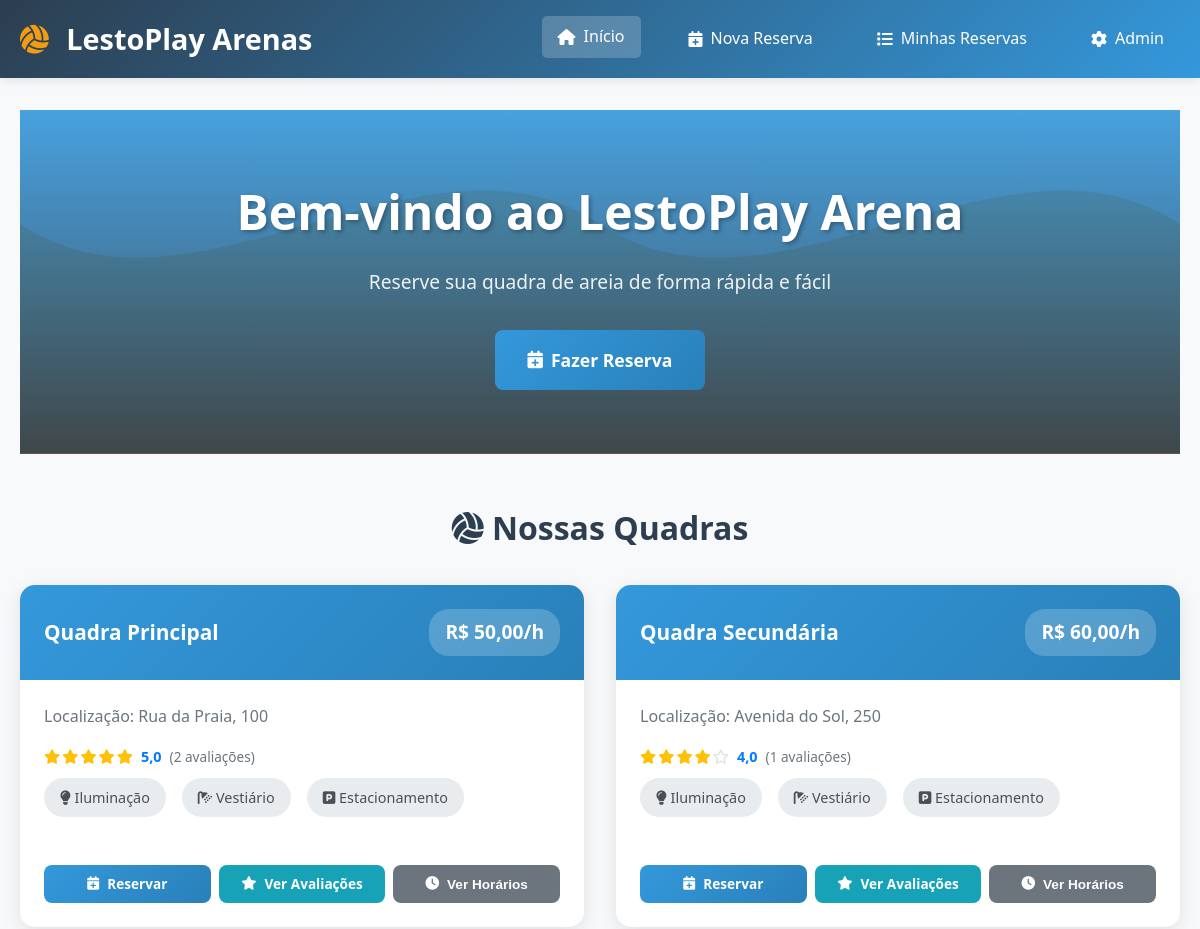
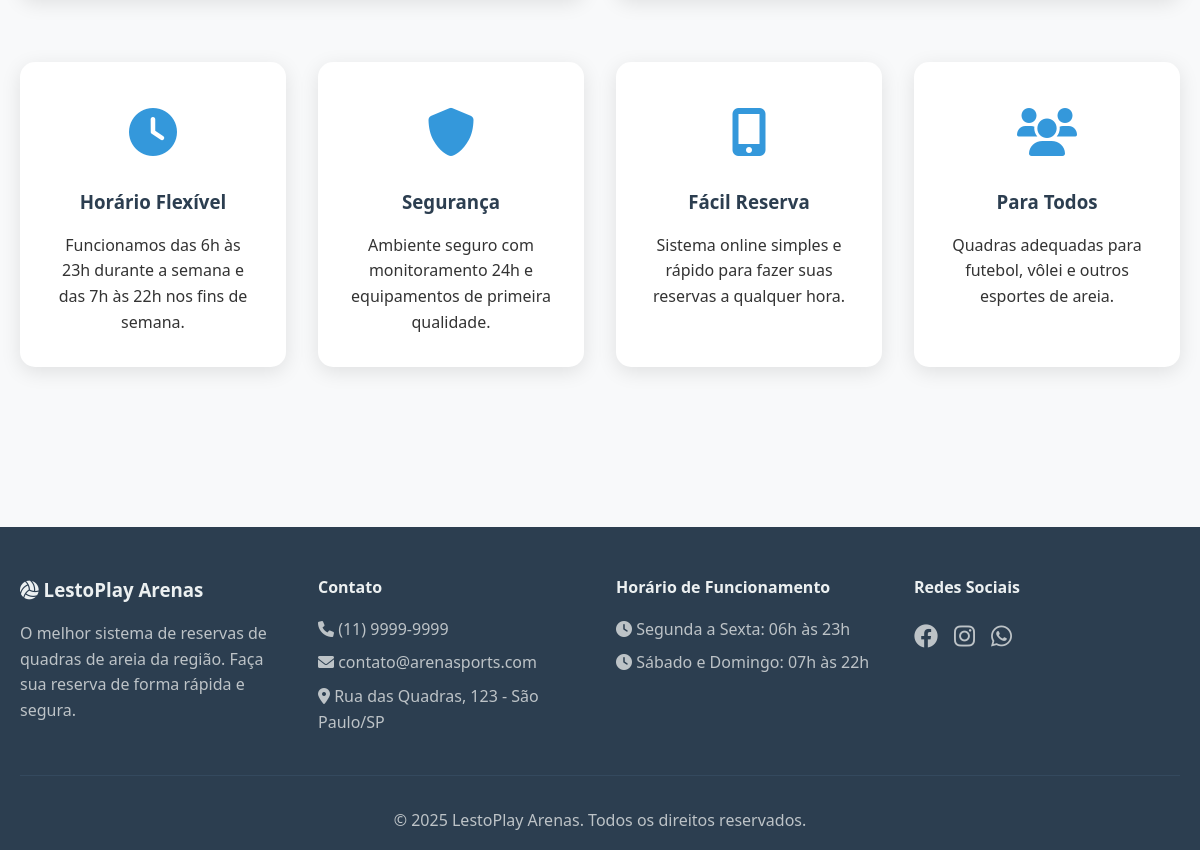
The page / on the database its author committed (2 pictures, top to bottom).
### tables this page shows
CREATE TABLE IF NOT EXISTS quadras (
    id INT AUTO_INCREMENT PRIMARY KEY,
    nome VARCHAR(100) NOT NULL,
    localizacao VARCHAR(200) NOT NULL,
    preco_hora DECIMAL(10, 2) NOT NULL DEFAULT 0.00
);

### app/controllers/QuadraController.php (called while the page is built)
<?php
require_once ROOT_PATH . '/app/controllers/Controller.php';
require_once ROOT_PATH . '/app/models/Quadra.php';
class QuadraController extends Controller {
    public function index() {
        try {
            $quadraModel = $this->loadModel('Quadra');
            $quadras = $quadraModel->getAll();
            $this->render('quadras/index', ['quadras' => $quadras]);
        } catch (Exception $e) {
            $this->render('error', ['message' => 'Erro ao carregar quadras: ' . $e->getMessage()]);
        }
    }
}

### index.php (called while the page is built, shortened)
<?php
require_once ROOT_PATH . '/app/controllers/QuadraController.php';
$db = conectarDB();
$controller = new QuadraController($db);
$controller->index();
?>

### app/models/Quadra.php (called while the page is built, shortened)
<?php
class Quadra {
    private $db;
    public function __construct($db) {
        $this->db = $db;
    }
    public function getAll() {
        $stmt = $this->db->query("
            SELECT q.id, q.nome, q.localizacao, q.preco_hora,
                   COALESCE(AVG(a.NOTA), 0) as media_avaliacao,
                   COUNT(a.IDAVALIACAO) as total_avaliacoes
            FROM quadras q
            LEFT JOIN AVALIACOES a ON q.id = a.IDQUADRA
            GROUP BY q.id, q.nome, q.localizacao, q.preco_hora
            ORDER BY q.nome
        ");
        return $stmt->fetchAll();
    }
}

### app/views/quadras/index.php (the view, shortened to what this page needs)
<?php
include_once ROOT_PATH . '/includes/header.php';
?>
<div class="hero-section">
    <div class="hero-content">
        <h1>Bem-vindo ao LestoPlay Arena</h1>
        <p>Reserve sua quadra de areia de forma rápida e fácil</p>
        <a href="reserva.php" class="btn btn-primary btn-large">
            <i class="fas fa-calendar-plus"></i> Fazer Reserva
        </a>
    </div>
</div>
<section class="quadras-section">
    <h2><i class="fas fa-volleyball-ball"></i> Nossas Quadras</h2>
    <?php if (empty($quadras)): ?>
        <div class="empty-state">
            <i class="fas fa-exclamation-triangle"></i>
            <h3>Nenhuma quadra disponível</h3>
            <p>No momento não há quadras disponíveis para reserva.</p>
        </div>
    <?php else: ?>
        <div class="quadras-grid">
            <?php foreach ($quadras as $quadra): ?>
                <div class="quadra-card">
                    <div class="quadra-header">
                        <h3><?php echo htmlspecialchars($quadra['nome']); ?></h3>
                        <span class="preco">R$ <?php echo number_format($quadra["preco_hora"], 2, ",", "."); ?>/h</span>
                    </div>
                    <div class="quadra-body">
                        <p class="descricao">
                            Localização: <?php echo htmlspecialchars($quadra['localizacao'] ?: 'Não informada'); ?>
                        </p>
                        <?php if ($quadra['total_avaliacoes'] > 0): ?>
                            <div class="avaliacoes-info">
                                <div class="estrelas">
                                    <?php
                                    $media = round($quadra['media_avaliacao'], 1);
                                    for ($i = 1; $i <= 5; $i++):
                                        if ($i <= $media): ?>
                                            <i class="fas fa-star estrela-preenchida"></i>
                                        <?php else: ?>
                                            <i class="far fa-star estrela-vazia"></i>
                                        <?php endif;
                                    endfor; ?>
                                </div>
                                <span class="media-numero"><?php echo number_format($media, 1, ',', '.'); ?></span>
                                <span class="total-avaliacoes">(<?php echo $quadra['total_avaliacoes']; ?> avaliações)</span>
                            </div>
                        <?php else: ?>
                            <p class="sem-avaliacoes">Sem avaliações ainda</p>
                        <?php endif; ?>
                        <div class="quadra-features">
                            <span class="feature"><i class="fas fa-lightbulb"></i> Iluminação</span>
                            <span class="feature"><i class="fas fa-shower"></i> Vestiário</span>
                            <span class="feature"><i class="fas fa-parking"></i> Estacionamento</span>
                        </div>
                    </div>
                    <div class="quadra-footer">
                        <a href="reserva.php?quadra=<?php echo $quadra['id']; ?>" class="btn btn-primary">
                            <i class="fas fa-calendar-plus"></i> Reservar
                        </a>
                        <a href="avaliacoes.php?quadra=<?php echo $quadra['id']; ?>" class="btn btn-info">
                            <i class="fas fa-star"></i> Ver Avaliações
                        </a>
                        <button class="btn btn-secondary" onclick="verDisponibilidade(<?php echo $quadra['id']; ?>)">
                            <i class="fas fa-clock"></i> Ver Horários
                        </button>
                    </div>
                </div>
            <?php endforeach; ?>
        </div>
    <?php endif; ?>
</section>
<section class="info-section">
    <div class="info-grid">
        <div class="info-card">
            <div class="info-icon">
                <i class="fas fa-clock"></i>
            </div>
            <h3>Horário Flexível</h3>
            <p>Funcionamos das 6h às 23h durante a semana e das 7h às 22h nos fins de semana.</p>
        </div>
        <div class="info-card">
            <div class="info-icon">
                <i class="fas fa-shield-alt"></i>
            </div>
            <h3>Segurança</h3>
            <p>Ambiente seguro com monitoramento 24h e equipamentos de primeira qualidade.</p>
        </div>
        <div class="info-card">
            <div class="info-icon">
                <i class="fas fa-mobile-alt"></i>
            </div>
            <h3>Fácil Reserva</h3>
            <p>Sistema online simples e rápido para fazer suas reservas a qualquer hora.</p>
        </div>
        <div class="info-card">
            <div class="info-icon">
                <i class="fas fa-users"></i>
            </div>
            <h3>Para Todos</h3>
            <p>Quadras adequadas para futebol, vôlei e outros esportes de areia.</p>
        </div>
    </div>
</section>
<?php include_once ROOT_PATH . '/includes/footer.php'; ?>

### app/controllers/Controller.php (shortened to what this page needs)
<?php
class Controller {
    protected $db;
    public function __construct($db) {
        $this->db = $db;
    }
    protected function loadModel($modelName) {
        $path = ROOT_PATH . "/app/models/" . $modelName . ".php";
        if (file_exists($path)) {
            return new $modelName($this->db);
        } else {
            throw new Exception("Model " . $modelName . " not found.");
        }
    }
    protected function render($viewName, $data = []) {
        extract($data);
        $path = ROOT_PATH . "/app/views/" . $viewName . ".php";
        if (file_exists($path)) {
            require_once $path;
        } else {
            throw new Exception("View " . $viewName . " not found.");
        }
    }
}

### includes/header.php (shortened to what this page needs)
<!DOCTYPE html>
<html lang="pt-BR">
<head>
    <link rel="stylesheet" href="style.css">
    <link href="https://cdnjs.cloudflare.com/ajax/libs/font-awesome/6.0.0/css/all.min.css" rel="stylesheet">
</head>
<body>
    <header class="header">
        <div class="container">
            <div class="logo">
                <h1><i class="fas fa-volleyball-ball"></i> LestoPlay Arenas</h1>
            </div>
            <nav class="nav">
                <ul>
                    <li><a href="index.php" class="<?php echo basename($_SERVER['PHP_SELF']) == 'index.php' ? 'active' : ''; ?>">
                        <i class="fas fa-home"></i> Início
                    </a></li>
                    <li><a href="reserva.php" class="<?php echo basename($_SERVER['PHP_SELF']) == 'reserva.php' ? 'active' : ''; ?>">
                        <i class="fas fa-calendar-plus"></i> Nova Reserva
                    </a></li>
                    <li><a href="minhas_reservas.php" class="<?php echo basename($_SERVER['PHP_SELF']) == 'minhas_reservas.php' ? 'active' : ''; ?>">
                        <i class="fas fa-list"></i> Minhas Reservas
                    </a></li>
                    <li><a href="login.php" class="<?php echo basename($_SERVER['PHP_SELF']) == 'login.php' || basename($_SERVER['PHP_SELF']) == 'admin.php' ? 'active' : ''; ?>">
                        <i class="fas fa-cog"></i> Admin
                    </a></li>
                </ul>
            </nav>
        </div>
    </header>
    <main class="main-content">
        <div class="container"><?php  ?>

### includes/footer.php (shortened to what this page needs)
        </div>
    </main>
    <footer class="footer">
        <div class="container">
            <div class="footer-content">
                <div class="footer-section">
                    <h3><i class="fas fa-volleyball-ball"></i> LestoPlay Arenas</h3>
                    <p>O melhor sistema de reservas de quadras de areia da região. Faça sua reserva de forma rápida e segura.</p>
                </div>
                <div class="footer-section">
                    <h4>Contato</h4>
                    <p><i class="fas fa-phone"></i> (11) 9999-9999</p>
                    <p><i class="fas fa-envelope"></i> contato@arenasports.com</p>
                    <p><i class="fas fa-map-marker-alt"></i> Rua das Quadras, 123 - São Paulo/SP</p>
                </div>
                <div class="footer-section">
                    <h4>Horário de Funcionamento</h4>
                    <p><i class="fas fa-clock"></i> Segunda a Sexta: 06h às 23h</p>
                    <p><i class="fas fa-clock"></i> Sábado e Domingo: 07h às 22h</p>
                </div>
                <div class="footer-section">
                    <h4>Redes Sociais</h4>
                    <div class="social-links">
                        <a href="#"><i class="fab fa-facebook"></i></a>
                        <a href="#"><i class="fab fa-instagram"></i></a>
                        <a href="#"><i class="fab fa-whatsapp"></i></a>
                    </div>
                </div>
            </div>
            <div class="footer-bottom">
                <p>&copy; <?php echo date('Y'); ?> LestoPlay Arenas. Todos os direitos reservados.</p>
            </div>
        </div>
    </footer>
</body>
</html>

### style.css (style rules this page uses)
* { margin: 0; padding: 0; box-sizing: border-box; }
body { font-family: 'Segoe UI', Tahoma, Geneva, Verdana, sans-serif; line-height: 1.6; color: #333; background-color: #f8f9fa; }
.container { max-width: 1200px; margin: 0 auto; padding: 0 20px; }
.header { background: linear-gradient(135deg, #2c3e50 0%, #3498db 100%); color: white; padding: 1rem 0; box-shadow: 0 2px 10px rgba(0,0,0,0.1); position: sticky; top: 0; z-index: 1000; }
.header .container { display: flex; justify-content: space-between; align-items: center; }
.logo h1 { font-size: 1.8rem; font-weight: 700; }
.logo i { color: #f39c12; margin-right: 10px; }
.nav ul { display: flex; list-style: none; gap: 2rem; }
.nav a { color: white; text-decoration: none; padding: 0.5rem 1rem; border-radius: 5px; transition: all 0.3s ease; display: flex; align-items: center; gap: 0.5rem; }
.nav a:hover, .nav a.active { background-color: rgba(255,255,255,0.2); transform: translateY(-2px); }
.main-content { min-height: calc(100vh - 200px); padding: 2rem 0; }
.hero-section { background-size: cover; background-position: center; color: white; text-align: center; padding: 4rem 0; margin-bottom: 3rem; }
.hero-content h1 { font-size: 3rem; margin-bottom: 1rem; text-shadow: 2px 2px 4px rgba(0,0,0,0.3); }
.hero-content p { font-size: 1.2rem; margin-bottom: 2rem; opacity: 0.9; }
.btn { display: inline-flex; align-items: center; gap: 0.5rem; padding: 0.75rem 1.5rem; border: none; border-radius: 8px; text-decoration: none; font-weight: 600; cursor: pointer; transition: all 0.3s ease; font-size: 1rem; }
.btn-primary { background: linear-gradient(135deg, #3498db, #2980b9); color: white; }
.btn-secondary { background: #6c757d; color: white; }
.btn-large { padding: 1rem 2rem; font-size: 1.1rem; }
.quadras-section h2 { text-align: center; font-size: 2rem; color: #2c3e50; margin-bottom: 2rem; }
.quadras-grid { display: grid; grid-template-columns: repeat(auto-fit, minmax(350px, 1fr)); gap: 2rem; margin-bottom: 3rem; }
.quadra-card { background: white; border-radius: 15px; box-shadow: 0 5px 20px rgba(0,0,0,0.1); overflow: hidden; transition: all 0.3s ease; }
.quadra-header { background: linear-gradient(135deg, #3498db, #2980b9); color: white; padding: 1.5rem; display: flex; justify-content: space-between; align-items: center; }
.quadra-header h3 { font-size: 1.3rem; }
.preco { font-size: 1.2rem; font-weight: bold; background: rgba(255,255,255,0.2); padding: 0.5rem 1rem; border-radius: 20px; }
.quadra-body { padding: 1.5rem; }
.descricao { color: #6c757d; margin-bottom: 1rem; }
.quadra-features { display: flex; gap: 1rem; margin-bottom: 1.5rem; flex-wrap: wrap; }
.feature { background: #e9ecef; padding: 0.5rem 1rem; border-radius: 20px; font-size: 0.9rem; color: #495057; }
.quadra-footer { padding: 0 1.5rem 1.5rem; display: flex; gap: 1rem; }
.quadra-footer .btn { flex: 1; justify-content: center; }
.info-section { margin: 4rem 0; }
.info-grid { display: grid; grid-template-columns: repeat(auto-fit, minmax(250px, 1fr)); gap: 2rem; }
.info-card { background: white; padding: 2rem; border-radius: 15px; text-align: center; box-shadow: 0 5px 20px rgba(0,0,0,0.1); transition: all 0.3s ease; }
.info-icon { font-size: 3rem; color: #3498db; margin-bottom: 1rem; }
.info-card h3 { color: #2c3e50; margin-bottom: 1rem; }
.footer { background: #2c3e50; color: white; padding: 3rem 0 1rem; margin-top: 4rem; }
.footer-content { display: grid; grid-template-columns: repeat(auto-fit, minmax(250px, 1fr)); gap: 2rem; margin-bottom: 2rem; }
.footer-section h3, .footer-section h4 { margin-bottom: 1rem; color: #ecf0f1; }
.footer-section p { margin-bottom: 0.5rem; color: #bdc3c7; }
.social-links { display: flex; gap: 1rem; }
.social-links a { color: #bdc3c7; font-size: 1.5rem; transition: color 0.3s ease; }
.footer-bottom { text-align: center; padding-top: 2rem; border-top: 1px solid #34495e; color: #bdc3c7; }
.quadra-card, .info-card, .reserva-card { animation: fadeIn 0.6s ease-out; }

### rows shown on the page
quadras: nome "Quadra Principal", preco_hora "50,00", localizacao "Rua da Praia, 100", media "5,0", total_avaliacoes "2"
quadras: nome "Quadra Secundária", preco_hora "60,00", localizacao "Avenida do Sol, 250", media "4,0", total_avaliacoes "1"
